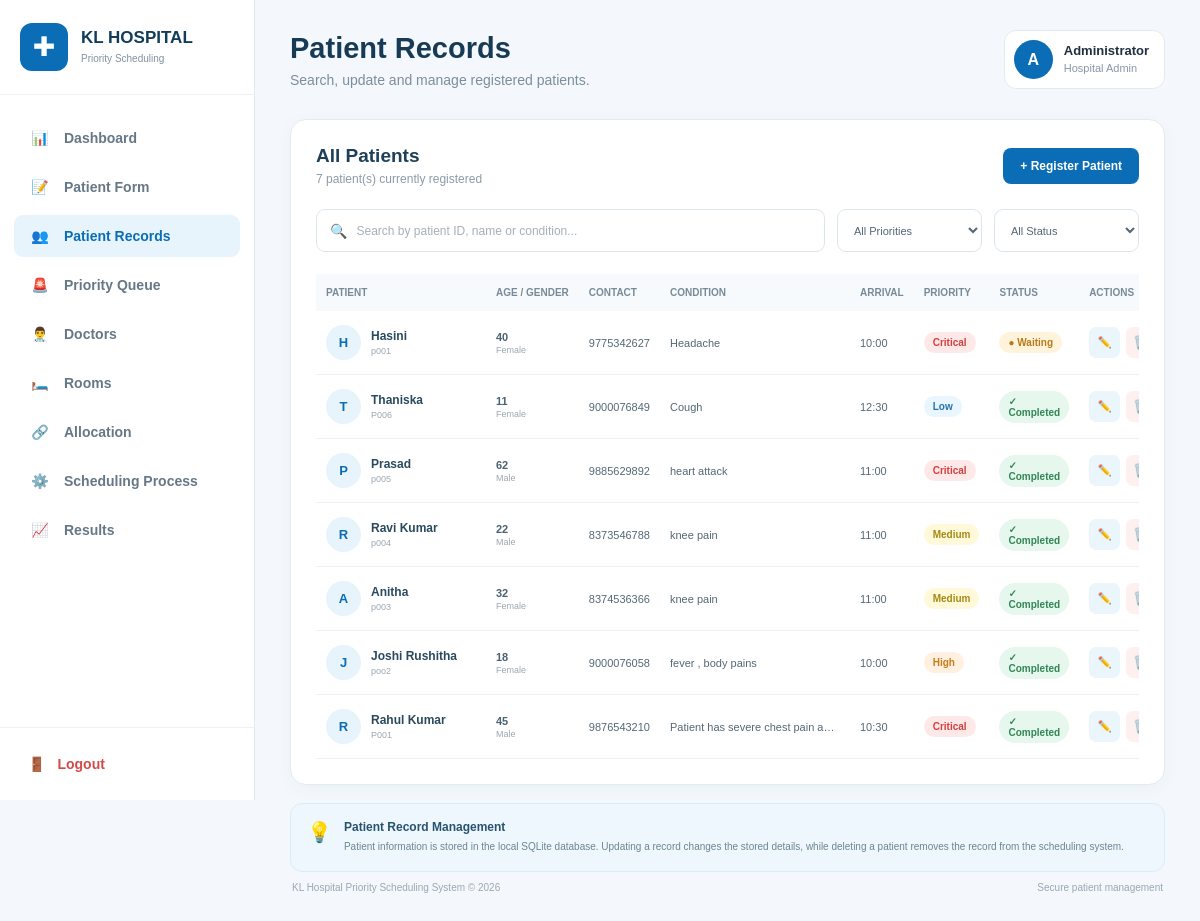
The app's page /patients (signed in) with its own data.
### tables this page shows
CREATE TABLE doctors (
            id INTEGER PRIMARY KEY AUTOINCREMENT,
            doctor_id TEXT UNIQUE NOT NULL,
            name TEXT NOT NULL,
            specialization TEXT NOT NULL,
            status TEXT DEFAULT 'Available',
            workload INTEGER DEFAULT 0,
            emergency_capable INTEGER DEFAULT 0
        );

CREATE TABLE patients (
            id INTEGER PRIMARY KEY AUTOINCREMENT,
            patient_id TEXT UNIQUE NOT NULL,
            name TEXT NOT NULL,
            age INTEGER,
            gender TEXT,
            contact TEXT,
            arrival_time TEXT NOT NULL,
            medical_condition TEXT,
            priority INTEGER NOT NULL,
            status TEXT DEFAULT 'Waiting',
            waiting_time REAL DEFAULT 0,
            turnaround_time REAL DEFAULT 0,
            created_at TEXT
        , scheduled_position INTEGER, scheduled_at TEXT, specialization TEXT DEFAULT 'General Medicine', treatment_type TEXT DEFAULT 'Consultation', room_required INTEGER DEFAULT 0, room_type TEXT, assigned_doctor_id INTEGER, assigned_room_id INTEGER, condition_updated_at TEXT);

### app.py (the view)
@app.route("/patients")
@login_required
def patients():
    conn = get_db()
    patient_list = conn.execute("""
        SELECT p.*, d.doctor_id, d.name AS doctor_name,
               r.room_number, r.room_type AS assigned_room_type
        FROM patients p
        LEFT JOIN doctors d ON p.assigned_doctor_id = d.id
        LEFT JOIN rooms r ON p.assigned_room_id = r.id
        ORDER BY p.id DESC
    """).fetchall()
    conn.close()
    return render_template("patients.html", patients=patient_list)

### app.py (called while the page is built)
def get_db():
    conn = sqlite3.connect(DATABASE)
    conn.row_factory = sqlite3.Row
    conn.execute("PRAGMA foreign_keys = ON")
    return conn

def login_required(function):
    @wraps(function)
    def wrapper(*args, **kwargs):
        if "user_id" not in session:
            return redirect(url_for("login"))
        return function(*args, **kwargs)
    return wrapper

### templates/patients.html (shortened to what this page needs)
<!DOCTYPE html>
<html lang="en">
<head>
    <link rel="stylesheet"
          href="{{ url_for('static', filename='css/style.css') }}">
</head>
<body class="dashboard-page">
    <aside class="sidebar">
        <div class="sidebar-logo">
            <div class="sidebar-cross">✚</div>
            <div>
                <h2>KL HOSPITAL</h2>
                <span>Priority Scheduling</span>
            </div>
        </div>
        <nav class="sidebar-nav">
            <a href="{{ url_for('dashboard') }}" class="nav-item">
                <span>📊</span>
                Dashboard
            </a>
            <a href="{{ url_for('patient_form') }}" class="nav-item">
                <span>📝</span>
                Patient Form
            </a>
            <a href="{{ url_for('patients') }}" class="nav-item active">
                <span>👥</span>
                Patient Records
            </a>
            <a href="{{ url_for('queue') }}" class="nav-item">
                <span>🚨</span>
                Priority Queue
            </a>
            <a href="{{ url_for('doctors') }}" class="nav-item">
                <span>👨‍⚕️</span>
                Doctors
            </a>
            <a href="{{ url_for('rooms') }}" class="nav-item">
                <span>🛏️</span>
                Rooms
            </a>
            <a href="{{ url_for('allocation') }}" class="nav-item">
                <span>🔗</span>
                Allocation
            </a>
            <a href="{{ url_for('process') }}" class="nav-item">
                <span>⚙️</span>
                Scheduling Process
            </a>
            <a href="{{ url_for('results') }}" class="nav-item">
                <span>📈</span>
                Results
            </a>
        </nav>
        <div class="sidebar-bottom">
            <a href="{{ url_for('logout') }}" class="logout-btn">
                <span>🚪</span>
                Logout
            </a>
        </div>
    </aside>
    <main class="main-content">
        <header class="topbar">
            <div>
                <h1>Patient Records</h1>
                <p>
                    Search, update and manage registered patients.
                </p>
            </div>
            <div class="admin-profile">
                <div class="admin-avatar">
                    A
                </div>
                <div>
                    <strong>Administrator</strong>
                    <small>Hospital Admin</small>
                </div>
            </div>
        </header>
        <section class="records-card">
            <div class="records-header">
                <div>
                    <h2>All Patients</h2>
                    <p>
                        {{ patients|length }} patient(s) currently registered
                    </p>
                </div>
                <a href="{{ url_for('patient_form') }}"
                   class="add-patient-btn">
                    + Register Patient
                </a>
            </div>
            <div class="patient-search-area">
                <div class="search-box">
                    <span>🔍</span>
                    <input
                        type="text"
                        id="patientSearch"
                        placeholder="Search by patient ID, name or condition..."
                    >
                </div>
                <select id="priorityFilter">
                    <option value="all">
                        All Priorities
                    </option>
                </select>
                <select id="statusFilter">
                    <option value="all">
                        All Status
                    </option>
                </select>
            </div>
            <div class="table-wrapper">
                <table class="records-table">
                    <thead>
                        <tr>
                            <th>Patient</th>
                            <th>Age / Gender</th>
                            <th>Contact</th>
                            <th>Condition</th>
                            <th>Arrival</th>
                            <th>Priority</th>
                            <th>Status</th>
                            <th>Actions</th>
                        </tr>
                    </thead>
                    <tbody id="patientTableBody">
                        {% if patients %}
                            {% for patient in patients %}
                            <tr
                                data-priority="{{ patient['priority'] }}"
                                data-status="{{ patient['status'] }}"
                            >
                                <td>
                                    <div class="patient-name-cell">
                                        <div class="patient-avatar">
                                            {{ patient["name"][0]|upper }}
                                        </div>
                                        <div>
                                            <strong>
                                                {{ patient["name"] }}
                                            </strong>
                                            <small>
                                                {{ patient["patient_id"] }}
                                            </small>
                                        </div>
                                    </div>
                                </td>
                                <td>
                                    <div class="age-gender">
                                        <strong>
                                            {{ patient["age"] or "-" }}
                                        </strong>
                                        <small>
                                            {{ patient["gender"] or "-" }}
                                        </small>
                                    </div>
                                </td>
                                <td>
                                    {{ patient["contact"] or "-" }}
                                </td>
                                <td>
                                    <span class="condition-text">
                                        {{ patient["medical_condition"] or "Not specified" }}
                                    </span>
                                </td>
                                <td>
                                    {{ patient["arrival_time"] }}
                                </td>
                                <td>
                                    {% if patient["priority"] == 4 %}
                                        <span class="priority critical">
                                            Critical
                                        </span>
                                    {% elif patient["priority"] == 3 %}
                                        <span class="priority high">
                                            High
                                        </span>
                                    {% elif patient["priority"] == 2 %}
                                        <span class="priority medium">
                                            Medium
                                        </span>
                                    {% else %}
                                        <span class="priority low">
                                            Low
                                        </span>
                                    {% endif %}
                                </td>
                                <td>
                                    {% if patient["status"] == "Completed" %}
                                        <span class="status completed-status">
                                            ✓ Completed
                                        </span>
                                    {% else %}
                                        <span class="status waiting-status">
                                            ● Waiting
                                        </span>
                                    {% endif %}
                                </td>
                                <td>
                                    <div class="patient-actions">
                                        <a
                                            href="{{ url_for('edit_patient', patient_id=patient['patient_id']) }}"
                                            class="edit-action"
                                            title="Update patient"
                                        >
                                            ✏️
                                        </a>
                                        <button
                                            class="delete-action"
                                            onclick="deletePatient('{{ patient['patient_id'] }}', '{{ patient['name'] }}')"
                                            title="Delete patient"
                                        >
                                        </button>
                                    </div>
                                </td>
                            </tr>
                            {% endfor %}
                        {% endif %}
                    </tbody>
                </table>
            </div>
        </section>
        <div class="records-info">
            <span>💡</span>
            <div>
                <strong>Patient Record Management</strong>
                <p>
                    Patient information is stored in the local SQLite
                    database. Updating a record changes the stored details,
                    while deleting a patient removes the record from the
                    scheduling system.
                </p>
            </div>
        </div>
        <footer class="dashboard-footer">
            <p>
                KL Hospital Priority Scheduling System © 2026
            </p>
            <span>
                Secure patient management
            </span>
        </footer>
    </main>
</body>
</html>

### records on screen
doctors: name "H", name "Hasini", patient_id "p001", age "40", gender "Female", contact "9775342627", medical_condition "Headache", arrival_time "10:00", shows "Critical", shows "● Waiting"
patients: name "T", name "Thaniska", patient_id "P006", age "11", gender "Female", contact "9000076849", medical_condition "Cough", arrival_time "12:30", priority "Low", status "✓ Completed"
patients: name "P", name "Prasad", patient_id "p005", age "62", gender "Male", contact "9885629892", medical_condition "heart attack", arrival_time "11:00", priority "Critical", status "✓ Completed"
patients: name "R", name "Ravi Kumar", patient_id "p004", age "22", gender "Male", contact "8373546788", medical_condition "knee pain", arrival_time "11:00", priority "Medium", status "✓ Completed"
patients: name "A", name "Anitha", patient_id "p003", age "32", gender "Female", contact "8374536366", medical_condition "knee pain", arrival_time "11:00", priority "Medium", status "✓ Completed"
patients: name "J", name "Joshi Rushitha", patient_id "poo2", age "18", gender "Female", contact "9000076058", medical_condition "fever , body pains", arrival_time "10:00", priority "High", status "✓ Completed"
patients: name "R", name "Rahul Kumar", patient_id "P001", age "45", gender "Male", contact "9876543210", medical_condition "Patient has severe chest pain a…", arrival_time "10:30", priority "Critical", status "✓ Completed"

### other values on screen
{{ patients|length }} "7"
